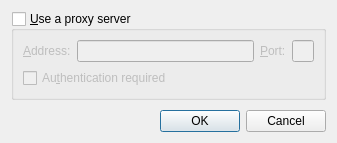
<ui version="4.0" >
 <author>Christian Schenk</author>
 <class>ConnectionSettingsDialog</class>
 <widget class="QDialog" name="ConnectionSettingsDialog" >
  <property name="geometry" >
   <rect>
    <x>0</x>
    <y>0</y>
    <width>337</width>
    <height>143</height>
   </rect>
  </property>
  <property name="windowTitle" >
   <string>Connection Settings</string>
  </property>
  <layout class="QVBoxLayout" >
   <item>
    <widget class="QGroupBox" name="grpUseProxy" >
     <property name="title" >
      <string>&amp;Use a proxy server</string>
     </property>
     <property name="flat" >
      <bool>true</bool>
     </property>
     <property name="checkable" >
      <bool>true</bool>
     </property>
     <property name="checked" >
      <bool>false</bool>
     </property>
     <layout class="QVBoxLayout" >
      <item>
       <layout class="QHBoxLayout" >
        <item>
         <widget class="QLabel" name="label" >
          <property name="text" >
           <string>&amp;Address:</string>
          </property>
          <property name="buddy" >
           <cstring>leAddress</cstring>
          </property>
         </widget>
        </item>
        <item>
         <widget class="QLineEdit" name="leAddress" >
          <property name="sizePolicy" >
           <sizepolicy vsizetype="Fixed" hsizetype="Expanding" >
            <horstretch>15</horstretch>
            <verstretch>0</verstretch>
           </sizepolicy>
          </property>
         </widget>
        </item>
        <item>
         <widget class="QLabel" name="label_2" >
          <property name="text" >
           <string>&amp;Port:</string>
          </property>
          <property name="buddy" >
           <cstring>lePort</cstring>
          </property>
         </widget>
        </item>
        <item>
         <widget class="QLineEdit" name="lePort" >
          <property name="sizePolicy" >
           <sizepolicy vsizetype="Fixed" hsizetype="Expanding" >
            <horstretch>1</horstretch>
            <verstretch>0</verstretch>
           </sizepolicy>
          </property>
         </widget>
        </item>
       </layout>
      </item>
      <item>
       <widget class="QCheckBox" name="chkAuthRequired" >
        <property name="text" >
         <string>Au&amp;thentication required</string>
        </property>
       </widget>
      </item>
     </layout>
    </widget>
   </item>
   <item>
    <spacer>
     <property name="orientation" >
      <enum>Qt::Vertical</enum>
     </property>
     <property name="sizeHint" >
      <size>
       <width>20</width>
       <height>40</height>
      </size>
     </property>
    </spacer>
   </item>
   <item>
    <widget class="QDialogButtonBox" name="buttonBox" >
     <property name="standardButtons" >
      <set>QDialogButtonBox::Cancel|QDialogButtonBox::NoButton|QDialogButtonBox::Ok</set>
     </property>
    </widget>
   </item>
  </layout>
 </widget>
 <tabstops>
  <tabstop>leAddress</tabstop>
  <tabstop>lePort</tabstop>
  <tabstop>chkAuthRequired</tabstop>
  <tabstop>buttonBox</tabstop>
 </tabstops>
 <resources/>
 <connections>
  <connection>
   <sender>buttonBox</sender>
   <signal>accepted()</signal>
   <receiver>ConnectionSettingsDialog</receiver>
   <slot>accept()</slot>
   <hints>
    <hint type="sourcelabel" >
     <x>168</x>
     <y>121</y>
    </hint>
    <hint type="destinationlabel" >
     <x>168</x>
     <y>71</y>
    </hint>
   </hints>
  </connection>
  <connection>
   <sender>buttonBox</sender>
   <signal>rejected()</signal>
   <receiver>ConnectionSettingsDialog</receiver>
   <slot>reject()</slot>
   <hints>
    <hint type="sourcelabel" >
     <x>168</x>
     <y>121</y>
    </hint>
    <hint type="destinationlabel" >
     <x>168</x>
     <y>71</y>
    </hint>
   </hints>
  </connection>
 </connections>
</ui>
